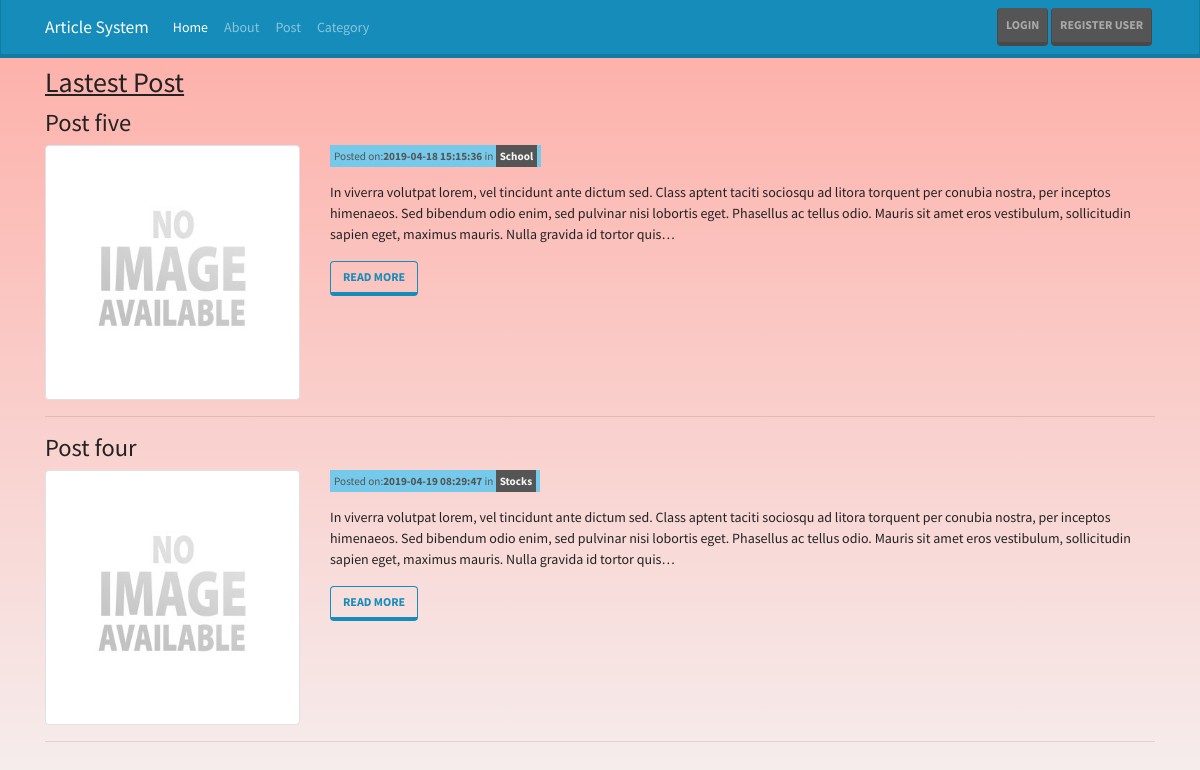
The page /posts on the database its author committed.
### tables this page shows
CREATE TABLE `posts` (
  `id` int(11) NOT NULL,
  `category_id` int(11) NOT NULL,
  `user_id` int(11) NOT NULL,
  `title` varchar(255) NOT NULL,
  `url_title` varchar(255) NOT NULL,
  `body` text NOT NULL,
  `post_image` varchar(255) NOT NULL,
  `created_date` timestamp NOT NULL DEFAULT CURRENT_TIMESTAMP
);

CREATE TABLE `categories` (
  `id` int(11) NOT NULL,
  `user_id` int(11) NOT NULL,
  `name` varchar(255) NOT NULL,
  `created_date` timestamp NOT NULL DEFAULT CURRENT_TIMESTAMP
);

### application/controllers/Posts.php (called while the page is built, shortened)
<?php
    class Posts extends CI_Controller {
        public function index($offset = 0) {
            $config['per_page'] = 3;
            $data['title'] = "Lastest Post";
            $data['posts'] = $this->post_model->get_posts(FALSE, $config['per_page'],$offset);
            $this->load->view('templates/header');
            $this->load->view('posts/index', $data);
            $this->load->view('templates/footer');
        }
    }
?>

### index.php (called while the page is built, shortened)
<?php
require_once BASEPATH.'core/CodeIgniter.php';

### application/models/Post_model.php (called while the page is built, shortened)
<?php
    class Post_model extends CI_Model {
        public function get_posts($url_title = FALSE, $limit = FALSE, $offset = FALSE) {
            if($limit) {
                $this->db->limit($limit, $offset);
            }
            if($url_title == FALSE) {
                $this->db->order_by('posts.id','DESC');
                $this->db->join('categories','categories.id = posts.category_id');
                $query = $this->db->get('posts');
                return $query->result_array();
            }
            $query = $this->db->get_where('posts',['url_title' => $url_title]);
            return $query->row_array();
        }
    }
?>

### application/views/posts/index.php (the view, shortened to what this page needs)
<h2><u><?= $title ?></u></h2>
<?php foreach($posts as $post): ?>
    <h3><?php echo $post['title']; ?></h3>
    <div class="row">
        <div class="col-md-3">
            <img src="<?php echo site_url(); ?>assets/images/posts/<?php echo $post['post_image']; ?>"
            alt="" class="img-thumbnail" width="100%">
        </div>
        <div class="col-md-9">
            <small class="bg-info text-dark p-1">Posted on:<b><?php echo $post['created_date']; ?></b> in <strong class="bg-dark text-light p-1"><?php echo $post['name'];
            ?></strong></small>
            <div class="mt-2"><p><?php echo word_limiter($post['body'],50); ?></p></div>
            <p><a class="btn btn-outline-primary" href="<?php echo site_url('/posts/'.$post['url_title']); ?>">Read More</a></p>
        </div>
    </div>
    <hr>
<?php endforeach;?>

### application/views/templates/header.php (shortened to what this page needs)
<!DOCTYPE html>
<html lang="en">
<head>
    <link rel="stylesheet" href="<?php echo base_url(); ?>assets/css/styles.css">
    <link rel="stylesheet" href="<?php echo base_url(); ?>assets/css/bootstrap.min.css">
</head>
<body class="bg-color">
    <nav class="navbar navbar-expand-lg navbar-dark bg-primary">
        <div class="container">
    <a class="navbar-brand" href="<?php echo base_url(); ?>home">Article System</a>
    <div class="collapse navbar-collapse" id="navbarColor01">
        <ul class="navbar-nav mr-auto">
            <li class="nav-item active">
                <a class="nav-link" href="<?php echo base_url(); ?>home">Home </a>
            </li>
            <li class="nav-item">
                <a class="nav-link" href="<?php echo base_url(); ?>about">About</a>
            </li>
            <li class="nav-item">
                <a class="nav-link" href="<?php echo base_url(); ?>posts">Post</a>
            </li>
            <li class="nav-item">
                <a class="nav-link" href="<?php echo base_url(); ?>categories">Category</a>
            </li>
        </ul>
        <ul class="nav navbar-nav navbar-right">
            <?php if(!$this->session->userdata('logged_in')): ?>
                <li class="nav-item">
                    <a class="nav-link btn btn-dark" href="<?php echo base_url(); ?>users/login">Login</a>
                </li>
                <li class="nav-item">
                    <a class="nav-link btn btn-dark" href="<?php echo base_url(); ?>users/register">Register User</a>
                </li>
            <?php endif; ?>
        </ul>
        </div>
    </div>
    </nav>
    <div class="container mt-2">

### application/views/templates/footer.php (shortened to what this page needs)
</div>
</body>
</html>

### assets/css/styles.css (style rules this page uses)
html { min-height: 100%; }
.bg-color { background-image: linear-gradient(#feada6 ,#f5efef); background-repeat: no-repeat; background-size: 100% 100%; height: 100%; width: 100%; }

### rows shown on the page
posts: title "Post five", post_image (placeholder picture), category.created_date "2019-04-18 15:15:36", category.name "School", body "In viverra volutpat lorem, vel tincidunt ante dictum sed. Class aptent taciti sociosqu ad litora torquent per conubia nostra, per inceptos himenaeos. Sed bibendum odio enim, sed pulvinar nisi lobortis eget. Phasellus ac tellus odio. Mauris sit amet eros vestibulum, sollicitudin sapien eget, maximus mauris. Nulla gravida id tortor quis…"
posts: title "Post four", post_image (placeholder picture), category.created_date "2019-04-19 08:29:47", category.name "Stocks", body "In viverra volutpat lorem, vel tincidunt ante dictum sed. Class aptent taciti sociosqu ad litora torquent per conubia nostra, per inceptos himenaeos. Sed bibendum odio enim, sed pulvinar nisi lobortis eget. Phasellus ac tellus odio. Mauris sit amet eros vestibulum, sollicitudin sapien eget, maximus mauris. Nulla gravida id tortor quis…"

### other values the page prints
$title "Lastest Post"
